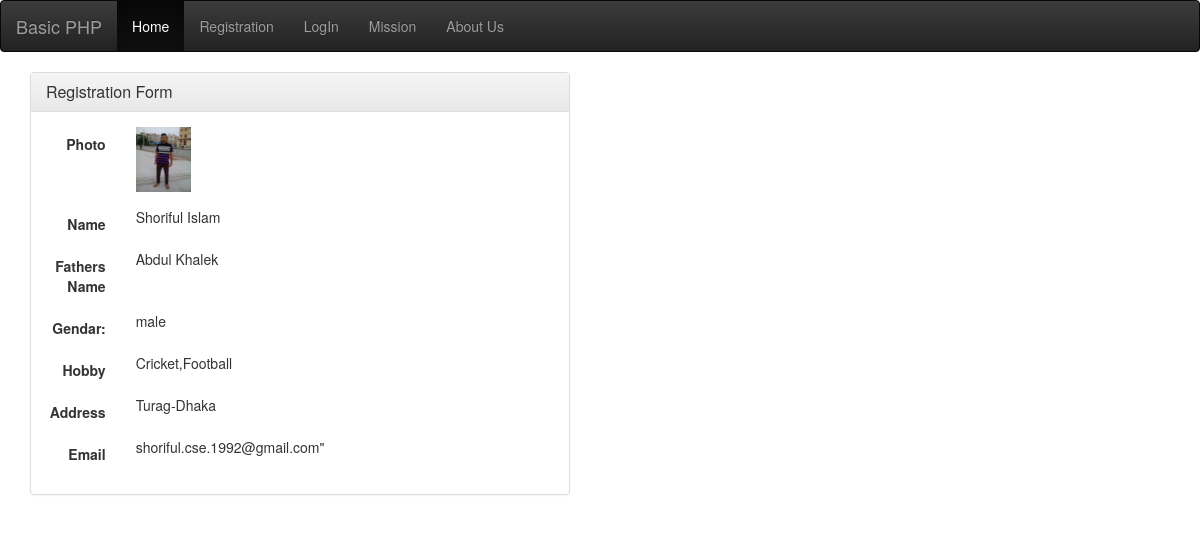
The app's page /view.php?member_id=24 with its own data.
### tables this page shows
CREATE TABLE IF NOT EXISTS `registration` (
  `member_id` int(11) NOT NULL AUTO_INCREMENT,
  `name` varchar(100) DEFAULT NULL,
  `father_name` varchar(80) DEFAULT NULL,
  `hobby` varchar(80) DEFAULT NULL,
  `email` varchar(100) DEFAULT NULL,
  `password` varchar(100) NOT NULL,
  `gendar` varchar(30) DEFAULT NULL,
  `address` varchar(200) DEFAULT NULL,
  `photo` varchar(70) DEFAULT NULL,
  PRIMARY KEY (`member_id`)
);

### view.php (the view, shortened to what this page needs)
<!DOCTYPE html PUBLIC "-//W3C//DTD XHTML 1.0 Transitional//EN" "http://www.w3.org/TR/xhtml1/DTD/xhtml1-transitional.dtd">
<html xmlns="http://www.w3.org/1999/xhtml">
<head>
</head>
<body>
<?php include('header.php');
	$member_id = $_REQUEST['member_id'];
	$select = "SELECT * FROM registration WHERE member_id=$member_id ";
	$array = mysql_query($select);
	$show = mysql_fetch_array($array);
?>
<div class="container">
<div class="row col-md-6">
<div class="panel panel-default">
<div class="panel-heading">
      <h3 class="panel-title">
         Registration Form
      </h3>
   </div>
<div class="panel-body">
<form class="form-horizontal" method="post">
	<div class="form-group">
    <label for="inputPhoto3" class="col-sm-2 control-label">Photo</label>
	<div class="col-sm-10">
  		<?php
	  		$photo = is_file($show['photo']) ? $show['photo'] : 'images/no_photo.jpg';
	  ?>
	  <img src="<?php echo $photo; ?>" width="55" height="65" />
  	</div>
	</div>
	<div class="form-group">
    <label for="inputName3" class="col-sm-2 control-label">Name</label>
	<div class="col-sm-10">
  		<?php echo $show['name'];?>
  	</div>
	</div>
	<div class="form-group">
    <label for="inputFathersname3" class="col-sm-2 control-label">Fathers Name</label>
	<div class="col-sm-10">
  		<?php echo $show['father_name'];?>
  	</div>
	</div>
	<div class="form-group">
    <label for="inputGender3" class="col-sm-2 control-label">Gendar:</label>
	<div class="col-sm-10">
  		<?php echo $show['gendar'];?>
  	</div>
	</div>
    <div class="form-group">
    <label for="inputHobby3" class="col-sm-2 control-label">Hobby</label>
    <div class="col-sm-10"><?php echo $show['hobby'];?>
    </div>
  </div>
  <div class="form-group">
    <label for="inputAddress3" class="col-sm-2 control-label">Address</label>
	<div class="col-sm-10"><?php echo $show['address'];?>
  	</div>
	</div>
	<div class="form-group">
    <label for="inputEmail3" class="col-sm-2 control-label">Email</label>
    <div class="col-sm-10">
      <?php echo $show['email'];?>"
    </div>
  </div>
</form>
</div>
</div>
</div>
</div>
</body>
</html>

### records on screen
registration: photo (picture), name "Shoriful Islam", father_name "Abdul Khalek", gendar "male", hobby "Cricket,Football", address "Turag-Dhaka", email "shoriful.cse.1992@gmail.com"
